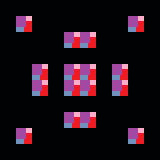

The image is a tile-based game level rendered from a .tmx file. Its description and source (layers, tilesets, objects; grid data summarised) follow:
An orthogonal 10x10 tile map with 16x16 px tiles, 1 tile layer (Tile Layer 1), 2 tilesets.

<map version="1.8" tiledversion="1.10.2" orientation="orthogonal" renderorder="right-down" width="10" height="10" tilewidth="16" tileheight="16" infinite="0" backgroundcolor="#04010203" nextlayerid="5" nextobjectid="1">
 <tileset firstgid="1" source="tileset.tsx" />
 <tileset firstgid="2" name="tileset-embedded" tilewidth="16" tileheight="16" tilecount="1" columns="1">
  <image source="tileset.png" width="16" height="16" />
 </tileset>
 <layer id="1" name="Tile Layer 1" width="10" height="10" tintcolor="#fcfffefd">
  <data>[100 cells, 16 non-empty, 2 distinct tile ids]</data>
 </layer>
 <objectgroup id="2" name="Object Layer 1" />
 <imagelayer id="3" name="Image Layer 1" />
 <group id="4" name="Group Layer 1" />
</map>
